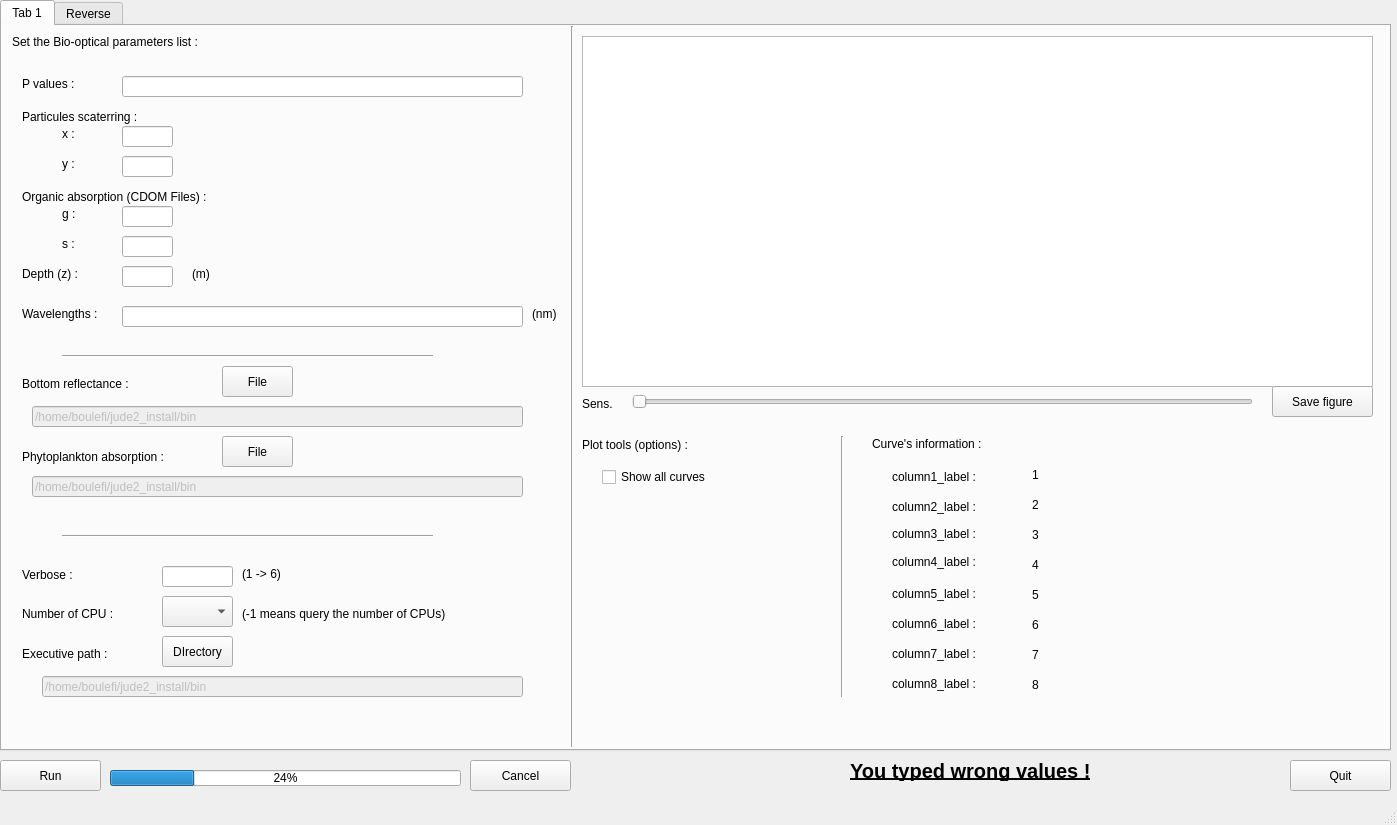
<?xml version="1.0" encoding="UTF-8"?>
<ui version="4.0">
 <class>MainWindow</class>
 <widget class="QMainWindow" name="MainWindow">
  <property name="enabled">
   <bool>true</bool>
  </property>
  <property name="geometry">
   <rect>
    <x>0</x>
    <y>0</y>
    <width>1397</width>
    <height>825</height>
   </rect>
  </property>
  <property name="windowTitle">
   <string>Batch scripts and Reverse</string>
  </property>
  <property name="animated">
   <bool>true</bool>
  </property>
  <widget class="QWidget" name="centralwidget">
   <property name="enabled">
    <bool>true</bool>
   </property>
   <widget class="QPushButton" name="run">
    <property name="geometry">
     <rect>
      <x>0</x>
      <y>760</y>
      <width>101</width>
      <height>31</height>
     </rect>
    </property>
    <property name="text">
     <string>Run</string>
    </property>
   </widget>
   <widget class="QTabWidget" name="tabWidget">
    <property name="enabled">
     <bool>true</bool>
    </property>
    <property name="geometry">
     <rect>
      <x>0</x>
      <y>0</y>
      <width>1391</width>
      <height>751</height>
     </rect>
    </property>
    <property name="baseSize">
     <size>
      <width>0</width>
      <height>0</height>
     </size>
    </property>
    <property name="font">
     <font>
      <italic>false</italic>
      <underline>false</underline>
     </font>
    </property>
    <property name="cursor">
     <cursorShape>ArrowCursor</cursorShape>
    </property>
    <property name="tabShape">
     <enum>QTabWidget::Rounded</enum>
    </property>
    <property name="currentIndex">
     <number>0</number>
    </property>
    <property name="elideMode">
     <enum>Qt::ElideNone</enum>
    </property>
    <widget class="QWidget" name="tab">
     <attribute name="title">
      <string>Tab 1</string>
     </attribute>
     <widget class="QLabel" name="p_label">
      <property name="geometry">
       <rect>
        <x>20</x>
        <y>50</y>
        <width>71</width>
        <height>16</height>
       </rect>
      </property>
      <property name="sizePolicy">
       <sizepolicy hsizetype="Preferred" vsizetype="Preferred">
        <horstretch>0</horstretch>
        <verstretch>0</verstretch>
       </sizepolicy>
      </property>
      <property name="text">
       <string>P values :</string>
      </property>
     </widget>
     <widget class="QLabel" name="execPath_label">
      <property name="geometry">
       <rect>
        <x>20</x>
        <y>620</y>
        <width>111</width>
        <height>16</height>
       </rect>
      </property>
      <property name="text">
       <string>Executive path :</string>
      </property>
     </widget>
     <widget class="QLabel" name="cpu_label">
      <property name="geometry">
       <rect>
        <x>20</x>
        <y>580</y>
        <width>111</width>
        <height>16</height>
       </rect>
      </property>
      <property name="text">
       <string>Number of CPU :</string>
      </property>
     </widget>
     <widget class="QComboBox" name="nb_cpu">
      <property name="geometry">
       <rect>
        <x>160</x>
        <y>570</y>
        <width>71</width>
        <height>31</height>
       </rect>
      </property>
     </widget>
     <widget class="QSlider" name="sens">
      <property name="enabled">
       <bool>true</bool>
      </property>
      <property name="geometry">
       <rect>
        <x>630</x>
        <y>360</y>
        <width>621</width>
        <height>31</height>
       </rect>
      </property>
      <property name="cursor">
       <cursorShape>ArrowCursor</cursorShape>
      </property>
      <property name="focusPolicy">
       <enum>Qt::NoFocus</enum>
      </property>
      <property name="autoFillBackground">
       <bool>false</bool>
      </property>
      <property name="orientation">
       <enum>Qt::Horizontal</enum>
      </property>
     </widget>
     <widget class="QLabel" name="label_17">
      <property name="geometry">
       <rect>
        <x>580</x>
        <y>370</y>
        <width>41</width>
        <height>16</height>
       </rect>
      </property>
      <property name="text">
       <string>Sens.</string>
      </property>
     </widget>
     <widget class="Line" name="line">
      <property name="enabled">
       <bool>true</bool>
      </property>
      <property name="geometry">
       <rect>
        <x>560</x>
        <y>0</y>
        <width>20</width>
        <height>721</height>
       </rect>
      </property>
      <property name="autoFillBackground">
       <bool>false</bool>
      </property>
      <property name="orientation">
       <enum>Qt::Vertical</enum>
      </property>
     </widget>
     <widget class="QLineEdit" name="exec_path">
      <property name="enabled">
       <bool>false</bool>
      </property>
      <property name="geometry">
       <rect>
        <x>40</x>
        <y>650</y>
        <width>481</width>
        <height>21</height>
       </rect>
      </property>
      <property name="text">
       <string>/home/boulefi/jude2_install/bin</string>
      </property>
     </widget>
     <widget class="QLineEdit" name="p_values">
      <property name="geometry">
       <rect>
        <x>120</x>
        <y>50</y>
        <width>401</width>
        <height>21</height>
       </rect>
      </property>
     </widget>
     <widget class="QLabel" name="title_label">
      <property name="geometry">
       <rect>
        <x>10</x>
        <y>0</y>
        <width>241</width>
        <height>31</height>
       </rect>
      </property>
      <property name="text">
       <string>Set the Bio-optical parameters list :</string>
      </property>
     </widget>
     <widget class="QLabel" name="particules_label">
      <property name="geometry">
       <rect>
        <x>20</x>
        <y>80</y>
        <width>151</width>
        <height>21</height>
       </rect>
      </property>
      <property name="text">
       <string>Particules scaterring :</string>
      </property>
     </widget>
     <widget class="QLineEdit" name="x_value">
      <property name="geometry">
       <rect>
        <x>120</x>
        <y>100</y>
        <width>51</width>
        <height>21</height>
       </rect>
      </property>
     </widget>
     <widget class="QLineEdit" name="y_value">
      <property name="geometry">
       <rect>
        <x>120</x>
        <y>130</y>
        <width>51</width>
        <height>21</height>
       </rect>
      </property>
     </widget>
     <widget class="QLabel" name="x_label">
      <property name="geometry">
       <rect>
        <x>60</x>
        <y>100</y>
        <width>21</width>
        <height>16</height>
       </rect>
      </property>
      <property name="text">
       <string>x :</string>
      </property>
     </widget>
     <widget class="QLabel" name="y_label">
      <property name="geometry">
       <rect>
        <x>60</x>
        <y>130</y>
        <width>21</width>
        <height>16</height>
       </rect>
      </property>
      <property name="text">
       <string>y :</string>
      </property>
     </widget>
     <widget class="QLabel" name="organic_label">
      <property name="geometry">
       <rect>
        <x>20</x>
        <y>160</y>
        <width>231</width>
        <height>21</height>
       </rect>
      </property>
      <property name="text">
       <string>Organic absorption (CDOM Files) :</string>
      </property>
     </widget>
     <widget class="QLineEdit" name="s_value">
      <property name="geometry">
       <rect>
        <x>120</x>
        <y>210</y>
        <width>51</width>
        <height>21</height>
       </rect>
      </property>
     </widget>
     <widget class="QLineEdit" name="g_value">
      <property name="geometry">
       <rect>
        <x>120</x>
        <y>180</y>
        <width>51</width>
        <height>21</height>
       </rect>
      </property>
      <property name="sizePolicy">
       <sizepolicy hsizetype="Expanding" vsizetype="Fixed">
        <horstretch>0</horstretch>
        <verstretch>0</verstretch>
       </sizepolicy>
      </property>
      <property name="layoutDirection">
       <enum>Qt::LeftToRight</enum>
      </property>
     </widget>
     <widget class="QLabel" name="g_label">
      <property name="geometry">
       <rect>
        <x>60</x>
        <y>180</y>
        <width>21</width>
        <height>16</height>
       </rect>
      </property>
      <property name="text">
       <string>g :</string>
      </property>
     </widget>
     <widget class="QLabel" name="s_label">
      <property name="geometry">
       <rect>
        <x>60</x>
        <y>210</y>
        <width>21</width>
        <height>16</height>
       </rect>
      </property>
      <property name="text">
       <string>s :</string>
      </property>
     </widget>
     <widget class="QLabel" name="z_label">
      <property name="geometry">
       <rect>
        <x>20</x>
        <y>240</y>
        <width>71</width>
        <height>16</height>
       </rect>
      </property>
      <property name="text">
       <string>Depth (z) :</string>
      </property>
     </widget>
     <widget class="QLineEdit" name="z_value">
      <property name="geometry">
       <rect>
        <x>120</x>
        <y>240</y>
        <width>51</width>
        <height>21</height>
       </rect>
      </property>
     </widget>
     <widget class="QLabel" name="label_10">
      <property name="geometry">
       <rect>
        <x>190</x>
        <y>240</y>
        <width>21</width>
        <height>16</height>
       </rect>
      </property>
      <property name="text">
       <string>(m)</string>
      </property>
     </widget>
     <widget class="QPushButton" name="exec_path_button">
      <property name="geometry">
       <rect>
        <x>160</x>
        <y>610</y>
        <width>71</width>
        <height>31</height>
       </rect>
      </property>
      <property name="text">
       <string>DIrectory</string>
      </property>
     </widget>
     <widget class="QLabel" name="waveL_label">
      <property name="geometry">
       <rect>
        <x>20</x>
        <y>280</y>
        <width>101</width>
        <height>16</height>
       </rect>
      </property>
      <property name="text">
       <string>Wavelengths :</string>
      </property>
     </widget>
     <widget class="QLineEdit" name="wavelength_values">
      <property name="geometry">
       <rect>
        <x>120</x>
        <y>280</y>
        <width>401</width>
        <height>21</height>
       </rect>
      </property>
     </widget>
     <widget class="QLabel" name="phyto_label">
      <property name="geometry">
       <rect>
        <x>20</x>
        <y>420</y>
        <width>191</width>
        <height>21</height>
       </rect>
      </property>
      <property name="text">
       <string>Phytoplankton absorption :</string>
      </property>
      <property name="textFormat">
       <enum>Qt::AutoText</enum>
      </property>
     </widget>
     <widget class="QPushButton" name="phyto_button">
      <property name="geometry">
       <rect>
        <x>220</x>
        <y>410</y>
        <width>71</width>
        <height>31</height>
       </rect>
      </property>
      <property name="text">
       <string>File</string>
      </property>
     </widget>
     <widget class="QLineEdit" name="phyto_path">
      <property name="enabled">
       <bool>false</bool>
      </property>
      <property name="geometry">
       <rect>
        <x>30</x>
        <y>450</y>
        <width>491</width>
        <height>21</height>
       </rect>
      </property>
      <property name="text">
       <string>/home/boulefi/jude2_install/bin</string>
      </property>
     </widget>
     <widget class="QLabel" name="bottom_label">
      <property name="geometry">
       <rect>
        <x>20</x>
        <y>350</y>
        <width>141</width>
        <height>16</height>
       </rect>
      </property>
      <property name="text">
       <string>Bottom reflectance :</string>
      </property>
     </widget>
     <widget class="QLineEdit" name="bottom_path">
      <property name="enabled">
       <bool>false</bool>
      </property>
      <property name="geometry">
       <rect>
        <x>30</x>
        <y>380</y>
        <width>491</width>
        <height>21</height>
       </rect>
      </property>
      <property name="text">
       <string>/home/boulefi/jude2_install/bin</string>
      </property>
     </widget>
     <widget class="QPushButton" name="bottom_button">
      <property name="geometry">
       <rect>
        <x>220</x>
        <y>340</y>
        <width>71</width>
        <height>31</height>
       </rect>
      </property>
      <property name="text">
       <string>File</string>
      </property>
     </widget>
     <widget class="QLabel" name="verbose_label">
      <property name="geometry">
       <rect>
        <x>20</x>
        <y>540</y>
        <width>66</width>
        <height>17</height>
       </rect>
      </property>
      <property name="text">
       <string>Verbose :</string>
      </property>
     </widget>
     <widget class="QLineEdit" name="verbose_value">
      <property name="geometry">
       <rect>
        <x>160</x>
        <y>540</y>
        <width>71</width>
        <height>21</height>
       </rect>
      </property>
     </widget>
     <widget class="QLabel" name="label_14">
      <property name="geometry">
       <rect>
        <x>530</x>
        <y>280</y>
        <width>31</width>
        <height>16</height>
       </rect>
      </property>
      <property name="text">
       <string>(nm)</string>
      </property>
     </widget>
     <widget class="QLabel" name="label_31">
      <property name="geometry">
       <rect>
        <x>240</x>
        <y>540</y>
        <width>51</width>
        <height>16</height>
       </rect>
      </property>
      <property name="text">
       <string>(1 -&gt; 6)</string>
      </property>
     </widget>
     <widget class="QLabel" name="label_32">
      <property name="geometry">
       <rect>
        <x>240</x>
        <y>580</y>
        <width>251</width>
        <height>16</height>
       </rect>
      </property>
      <property name="text">
       <string>(-1 means query the number of CPUs)</string>
      </property>
     </widget>
     <widget class="QGraphicsView" name="graphicsView_3">
      <property name="geometry">
       <rect>
        <x>580</x>
        <y>10</y>
        <width>791</width>
        <height>351</height>
       </rect>
      </property>
     </widget>
     <widget class="matplotlibWidget" name="widget" native="true">
      <property name="geometry">
       <rect>
        <x>580</x>
        <y>10</y>
        <width>791</width>
        <height>351</height>
       </rect>
      </property>
     </widget>
     <widget class="Line" name="line_3">
      <property name="geometry">
       <rect>
        <x>830</x>
        <y>410</y>
        <width>20</width>
        <height>261</height>
       </rect>
      </property>
      <property name="orientation">
       <enum>Qt::Vertical</enum>
      </property>
     </widget>
     <widget class="QLabel" name="label">
      <property name="geometry">
       <rect>
        <x>580</x>
        <y>410</y>
        <width>141</width>
        <height>17</height>
       </rect>
      </property>
      <property name="text">
       <string>Plot tools (options) :</string>
      </property>
     </widget>
     <widget class="QLabel" name="label_2">
      <property name="geometry">
       <rect>
        <x>870</x>
        <y>410</y>
        <width>141</width>
        <height>17</height>
       </rect>
      </property>
      <property name="text">
       <string>&lt;html&gt;&lt;head/&gt;&lt;body&gt;&lt;p&gt;Curve's information :&lt;/p&gt;&lt;/body&gt;&lt;/html&gt;</string>
      </property>
     </widget>
     <widget class="QLabel" name="column1_label">
      <property name="geometry">
       <rect>
        <x>890</x>
        <y>440</y>
        <width>111</width>
        <height>21</height>
       </rect>
      </property>
      <property name="text">
       <string>column1_label :</string>
      </property>
     </widget>
     <widget class="QLabel" name="column2_label">
      <property name="geometry">
       <rect>
        <x>890</x>
        <y>470</y>
        <width>111</width>
        <height>21</height>
       </rect>
      </property>
      <property name="text">
       <string>column2_label :</string>
      </property>
     </widget>
     <widget class="QLabel" name="column1_result">
      <property name="geometry">
       <rect>
        <x>1030</x>
        <y>440</y>
        <width>21</width>
        <height>17</height>
       </rect>
      </property>
      <property name="text">
       <string>1</string>
      </property>
     </widget>
     <widget class="QLabel" name="column2_result">
      <property name="geometry">
       <rect>
        <x>1030</x>
        <y>470</y>
        <width>21</width>
        <height>17</height>
       </rect>
      </property>
      <property name="text">
       <string>2</string>
      </property>
     </widget>
     <widget class="QCheckBox" name="show_all_curves">
      <property name="geometry">
       <rect>
        <x>600</x>
        <y>440</y>
        <width>131</width>
        <height>22</height>
       </rect>
      </property>
      <property name="text">
       <string>Show all curves</string>
      </property>
     </widget>
     <widget class="QPushButton" name="save_figure">
      <property name="geometry">
       <rect>
        <x>1270</x>
        <y>360</y>
        <width>101</width>
        <height>31</height>
       </rect>
      </property>
      <property name="text">
       <string>Save figure</string>
      </property>
     </widget>
     <widget class="QLabel" name="column3_label">
      <property name="geometry">
       <rect>
        <x>890</x>
        <y>500</y>
        <width>111</width>
        <height>16</height>
       </rect>
      </property>
      <property name="text">
       <string>column3_label :</string>
      </property>
     </widget>
     <widget class="QLabel" name="column5_label">
      <property name="geometry">
       <rect>
        <x>890</x>
        <y>560</y>
        <width>111</width>
        <height>16</height>
       </rect>
      </property>
      <property name="text">
       <string>column5_label :</string>
      </property>
     </widget>
     <widget class="QLabel" name="column6_label">
      <property name="geometry">
       <rect>
        <x>890</x>
        <y>590</y>
        <width>111</width>
        <height>16</height>
       </rect>
      </property>
      <property name="text">
       <string>column6_label :</string>
      </property>
     </widget>
     <widget class="QLabel" name="column7_label">
      <property name="geometry">
       <rect>
        <x>890</x>
        <y>620</y>
        <width>111</width>
        <height>16</height>
       </rect>
      </property>
      <property name="text">
       <string>column7_label :</string>
      </property>
     </widget>
     <widget class="QLabel" name="column8_label">
      <property name="geometry">
       <rect>
        <x>890</x>
        <y>650</y>
        <width>111</width>
        <height>16</height>
       </rect>
      </property>
      <property name="text">
       <string>column8_label :</string>
      </property>
     </widget>
     <widget class="QLabel" name="column3_result">
      <property name="geometry">
       <rect>
        <x>1030</x>
        <y>500</y>
        <width>21</width>
        <height>17</height>
       </rect>
      </property>
      <property name="text">
       <string>3</string>
      </property>
     </widget>
     <widget class="QLabel" name="column4_result">
      <property name="geometry">
       <rect>
        <x>1030</x>
        <y>530</y>
        <width>21</width>
        <height>17</height>
       </rect>
      </property>
      <property name="text">
       <string>4</string>
      </property>
     </widget>
     <widget class="QLabel" name="column5_result">
      <property name="geometry">
       <rect>
        <x>1030</x>
        <y>560</y>
        <width>21</width>
        <height>17</height>
       </rect>
      </property>
      <property name="text">
       <string>5</string>
      </property>
     </widget>
     <widget class="QLabel" name="column6_result">
      <property name="geometry">
       <rect>
        <x>1030</x>
        <y>590</y>
        <width>21</width>
        <height>17</height>
       </rect>
      </property>
      <property name="text">
       <string>6</string>
      </property>
     </widget>
     <widget class="QLabel" name="column7_result">
      <property name="geometry">
       <rect>
        <x>1030</x>
        <y>620</y>
        <width>21</width>
        <height>17</height>
       </rect>
      </property>
      <property name="text">
       <string>7</string>
      </property>
     </widget>
     <widget class="QLabel" name="column8_result">
      <property name="geometry">
       <rect>
        <x>1030</x>
        <y>650</y>
        <width>21</width>
        <height>17</height>
       </rect>
      </property>
      <property name="text">
       <string>8</string>
      </property>
     </widget>
     <widget class="QLabel" name="column4_label">
      <property name="geometry">
       <rect>
        <x>890</x>
        <y>526</y>
        <width>111</width>
        <height>20</height>
       </rect>
      </property>
      <property name="text">
       <string>column4_label :</string>
      </property>
     </widget>
     <widget class="Line" name="line_4">
      <property name="geometry">
       <rect>
        <x>60</x>
        <y>320</y>
        <width>371</width>
        <height>21</height>
       </rect>
      </property>
      <property name="orientation">
       <enum>Qt::Horizontal</enum>
      </property>
     </widget>
     <widget class="Line" name="line_5">
      <property name="geometry">
       <rect>
        <x>60</x>
        <y>500</y>
        <width>371</width>
        <height>21</height>
       </rect>
      </property>
      <property name="orientation">
       <enum>Qt::Horizontal</enum>
      </property>
     </widget>
    </widget>
    <widget class="QWidget" name="ReverseTab">
     <attribute name="title">
      <string>Reverse</string>
     </attribute>
     <widget class="Line" name="line_2">
      <property name="geometry">
       <rect>
        <x>560</x>
        <y>0</y>
        <width>20</width>
        <height>721</height>
       </rect>
      </property>
      <property name="orientation">
       <enum>Qt::Vertical</enum>
      </property>
     </widget>
     <widget class="QLabel" name="label_20">
      <property name="geometry">
       <rect>
        <x>580</x>
        <y>400</y>
        <width>66</width>
        <height>17</height>
       </rect>
      </property>
      <property name="text">
       <string>Details :</string>
      </property>
     </widget>
     <widget class="QRadioButton" name="McGee_radioButton">
      <property name="geometry">
       <rect>
        <x>80</x>
        <y>80</y>
        <width>116</width>
        <height>22</height>
       </rect>
      </property>
      <property name="text">
       <string>McGEE 1999</string>
      </property>
     </widget>
     <widget class="QRadioButton" name="radioButton_2">
      <property name="geometry">
       <rect>
        <x>80</x>
        <y>110</y>
        <width>116</width>
        <height>22</height>
       </rect>
      </property>
      <property name="text">
       <string>RadioButton</string>
      </property>
     </widget>
     <widget class="QRadioButton" name="radioButton_3">
      <property name="geometry">
       <rect>
        <x>80</x>
        <y>140</y>
        <width>116</width>
        <height>22</height>
       </rect>
      </property>
      <property name="text">
       <string>RadioButton</string>
      </property>
     </widget>
     <widget class="QLabel" name="label_19">
      <property name="geometry">
       <rect>
        <x>40</x>
        <y>50</y>
        <width>101</width>
        <height>16</height>
       </rect>
      </property>
      <property name="text">
       <string>Tool (method) :</string>
      </property>
     </widget>
     <widget class="QLabel" name="label_18">
      <property name="geometry">
       <rect>
        <x>10</x>
        <y>20</y>
        <width>191</width>
        <height>16</height>
       </rect>
      </property>
      <property name="text">
       <string>Deconvolution parameters :</string>
      </property>
     </widget>
     <widget class="QLineEdit" name="x_value_reverse">
      <property name="geometry">
       <rect>
        <x>710</x>
        <y>480</y>
        <width>51</width>
        <height>21</height>
       </rect>
      </property>
     </widget>
     <widget class="QLabel" name="label_27">
      <property name="geometry">
       <rect>
        <x>650</x>
        <y>600</y>
        <width>21</width>
        <height>16</height>
       </rect>
      </property>
      <property name="text">
       <string>s :</string>
      </property>
     </widget>
     <widget class="QLabel" name="label_22">
      <property name="geometry">
       <rect>
        <x>610</x>
        <y>460</y>
        <width>151</width>
        <height>21</height>
       </rect>
      </property>
      <property name="text">
       <string>Particules scaterring :</string>
      </property>
     </widget>
     <widget class="QLabel" name="label_29">
      <property name="geometry">
       <rect>
        <x>770</x>
        <y>630</y>
        <width>21</width>
        <height>16</height>
       </rect>
      </property>
      <property name="text">
       <string>(m)</string>
      </property>
     </widget>
     <widget class="QLabel" name="label_24">
      <property name="geometry">
       <rect>
        <x>650</x>
        <y>510</y>
        <width>21</width>
        <height>16</height>
       </rect>
      </property>
      <property name="text">
       <string>y :</string>
      </property>
     </widget>
     <widget class="QLabel" name="label_23">
      <property name="geometry">
       <rect>
        <x>650</x>
        <y>480</y>
        <width>21</width>
        <height>16</height>
       </rect>
      </property>
      <property name="text">
       <string>x :</string>
      </property>
     </widget>
     <widget class="QLineEdit" name="y_value_reverse">
      <property name="geometry">
       <rect>
        <x>710</x>
        <y>510</y>
        <width>51</width>
        <height>21</height>
       </rect>
      </property>
     </widget>
     <widget class="QLabel" name="label_21">
      <property name="geometry">
       <rect>
        <x>610</x>
        <y>430</y>
        <width>71</width>
        <height>16</height>
       </rect>
      </property>
      <property name="sizePolicy">
       <sizepolicy hsizetype="Preferred" vsizetype="Preferred">
        <horstretch>0</horstretch>
        <verstretch>0</verstretch>
       </sizepolicy>
      </property>
      <property name="text">
       <string>P values :</string>
      </property>
     </widget>
     <widget class="QLabel" name="label_30">
      <property name="geometry">
       <rect>
        <x>610</x>
        <y>660</y>
        <width>101</width>
        <height>16</height>
       </rect>
      </property>
      <property name="text">
       <string>Wavelengths :</string>
      </property>
     </widget>
     <widget class="QLabel" name="label_25">
      <property name="geometry">
       <rect>
        <x>610</x>
        <y>540</y>
        <width>151</width>
        <height>21</height>
       </rect>
      </property>
      <property name="text">
       <string>Organic absorption :</string>
      </property>
     </widget>
     <widget class="QLineEdit" name="g_value_reverse">
      <property name="geometry">
       <rect>
        <x>710</x>
        <y>560</y>
        <width>51</width>
        <height>21</height>
       </rect>
      </property>
     </widget>
     <widget class="QLineEdit" name="p_values_reverse">
      <property name="geometry">
       <rect>
        <x>710</x>
        <y>430</y>
        <width>311</width>
        <height>21</height>
       </rect>
      </property>
     </widget>
     <widget class="QLineEdit" name="s_value_reverse">
      <property name="geometry">
       <rect>
        <x>710</x>
        <y>600</y>
        <width>51</width>
        <height>21</height>
       </rect>
      </property>
     </widget>
     <widget class="QLabel" name="label_28">
      <property name="geometry">
       <rect>
        <x>610</x>
        <y>630</y>
        <width>71</width>
        <height>16</height>
       </rect>
      </property>
      <property name="text">
       <string>Depth (z) :</string>
      </property>
     </widget>
     <widget class="QLineEdit" name="wavelength_values_reverse">
      <property name="geometry">
       <rect>
        <x>710</x>
        <y>660</y>
        <width>311</width>
        <height>21</height>
       </rect>
      </property>
     </widget>
     <widget class="QLineEdit" name="z_value_reverse">
      <property name="geometry">
       <rect>
        <x>710</x>
        <y>630</y>
        <width>51</width>
        <height>21</height>
       </rect>
      </property>
     </widget>
     <widget class="QLabel" name="label_26">
      <property name="geometry">
       <rect>
        <x>650</x>
        <y>560</y>
        <width>21</width>
        <height>16</height>
       </rect>
      </property>
      <property name="text">
       <string>g :</string>
      </property>
     </widget>
     <widget class="QGraphicsView" name="graphicsView_4">
      <property name="geometry">
       <rect>
        <x>580</x>
        <y>10</y>
        <width>791</width>
        <height>351</height>
       </rect>
      </property>
     </widget>
     <widget class="QWidget" name="widget_2" native="true">
      <property name="geometry">
       <rect>
        <x>580</x>
        <y>10</y>
        <width>791</width>
        <height>351</height>
       </rect>
      </property>
     </widget>
     <widget class="QLabel" name="label_33">
      <property name="geometry">
       <rect>
        <x>580</x>
        <y>370</y>
        <width>41</width>
        <height>16</height>
       </rect>
      </property>
      <property name="text">
       <string>Sens.</string>
      </property>
     </widget>
     <widget class="QLabel" name="label_15">
      <property name="geometry">
       <rect>
        <x>1040</x>
        <y>660</y>
        <width>31</width>
        <height>16</height>
       </rect>
      </property>
      <property name="text">
       <string>(nm)</string>
      </property>
     </widget>
     <widget class="QSlider" name="sens_2">
      <property name="enabled">
       <bool>true</bool>
      </property>
      <property name="geometry">
       <rect>
        <x>630</x>
        <y>360</y>
        <width>741</width>
        <height>31</height>
       </rect>
      </property>
      <property name="cursor">
       <cursorShape>ArrowCursor</cursorShape>
      </property>
      <property name="autoFillBackground">
       <bool>false</bool>
      </property>
      <property name="orientation">
       <enum>Qt::Horizontal</enum>
      </property>
     </widget>
    </widget>
   </widget>
   <widget class="QProgressBar" name="progressBar">
    <property name="geometry">
     <rect>
      <x>110</x>
      <y>770</y>
      <width>351</width>
      <height>16</height>
     </rect>
    </property>
    <property name="mouseTracking">
     <bool>false</bool>
    </property>
    <property name="value">
     <number>24</number>
    </property>
    <property name="textVisible">
     <bool>true</bool>
    </property>
    <property name="textDirection">
     <enum>QProgressBar::TopToBottom</enum>
    </property>
   </widget>
   <widget class="QPushButton" name="cancel">
    <property name="geometry">
     <rect>
      <x>470</x>
      <y>760</y>
      <width>101</width>
      <height>31</height>
     </rect>
    </property>
    <property name="text">
     <string>Cancel</string>
    </property>
   </widget>
   <widget class="QPushButton" name="quit">
    <property name="geometry">
     <rect>
      <x>1290</x>
      <y>760</y>
      <width>101</width>
      <height>31</height>
     </rect>
    </property>
    <property name="text">
     <string>Quit</string>
    </property>
   </widget>
   <widget class="QLabel" name="error_label">
    <property name="enabled">
     <bool>true</bool>
    </property>
    <property name="geometry">
     <rect>
      <x>800</x>
      <y>750</y>
      <width>41</width>
      <height>41</height>
     </rect>
    </property>
    <property name="font">
     <font>
      <kerning>true</kerning>
     </font>
    </property>
    <property name="autoFillBackground">
     <bool>false</bool>
    </property>
    <property name="text">
     <string/>
    </property>
    <property name="pixmap">
     <pixmap>../../../.designer/backup/beCareful.png</pixmap>
    </property>
    <property name="scaledContents">
     <bool>true</bool>
    </property>
    <property name="wordWrap">
     <bool>false</bool>
    </property>
    <property name="openExternalLinks">
     <bool>false</bool>
    </property>
    <property name="textInteractionFlags">
     <set>Qt::LinksAccessibleByMouse</set>
    </property>
   </widget>
   <widget class="QLabel" name="error_text_label">
    <property name="geometry">
     <rect>
      <x>850</x>
      <y>760</y>
      <width>241</width>
      <height>21</height>
     </rect>
    </property>
    <property name="sizePolicy">
     <sizepolicy hsizetype="Preferred" vsizetype="Preferred">
      <horstretch>0</horstretch>
      <verstretch>0</verstretch>
     </sizepolicy>
    </property>
    <property name="font">
     <font>
      <pointsize>15</pointsize>
      <weight>75</weight>
      <italic>false</italic>
      <bold>true</bold>
      <underline>true</underline>
      <strikeout>false</strikeout>
      <kerning>true</kerning>
     </font>
    </property>
    <property name="cursor">
     <cursorShape>ArrowCursor</cursorShape>
    </property>
    <property name="contextMenuPolicy">
     <enum>Qt::DefaultContextMenu</enum>
    </property>
    <property name="acceptDrops">
     <bool>false</bool>
    </property>
    <property name="accessibleName">
     <string/>
    </property>
    <property name="accessibleDescription">
     <string/>
    </property>
    <property name="autoFillBackground">
     <bool>false</bool>
    </property>
    <property name="inputMethodHints">
     <set>Qt::ImhNone</set>
    </property>
    <property name="text">
     <string>You typed wrong values !</string>
    </property>
    <property name="scaledContents">
     <bool>false</bool>
    </property>
    <property name="wordWrap">
     <bool>false</bool>
    </property>
    <property name="openExternalLinks">
     <bool>false</bool>
    </property>
    <property name="textInteractionFlags">
     <set>Qt::LinksAccessibleByMouse</set>
    </property>
   </widget>
  </widget>
  <widget class="QStatusBar" name="statusbar"/>
 </widget>
 <customwidgets>
  <customwidget>
   <class>matplotlibWidget</class>
   <extends>QWidget</extends>
   <header>matplotlibwidgetFile</header>
   <container>1</container>
  </customwidget>
 </customwidgets>
 <resources/>
 <connections/>
</ui>
